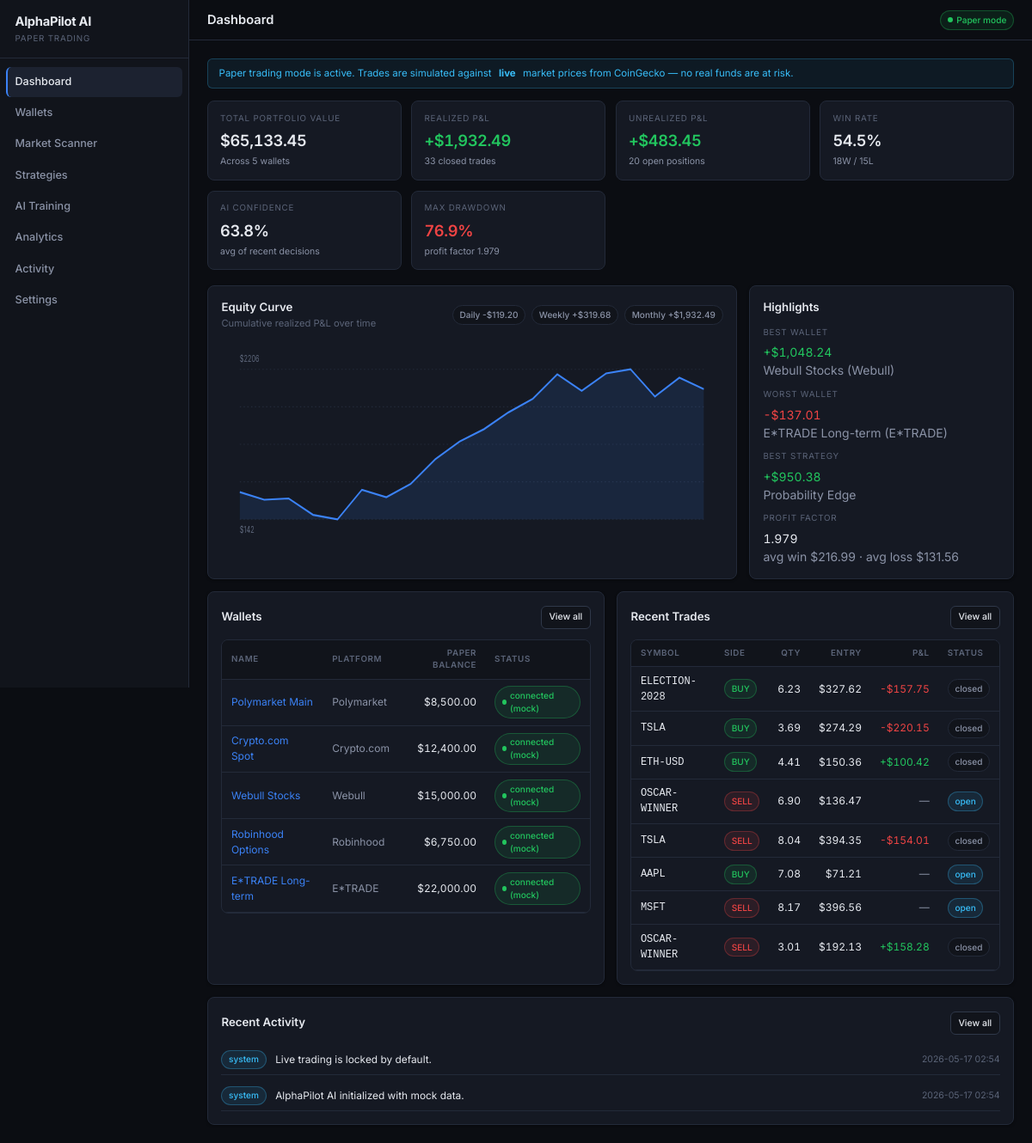
The app's page /, older data.
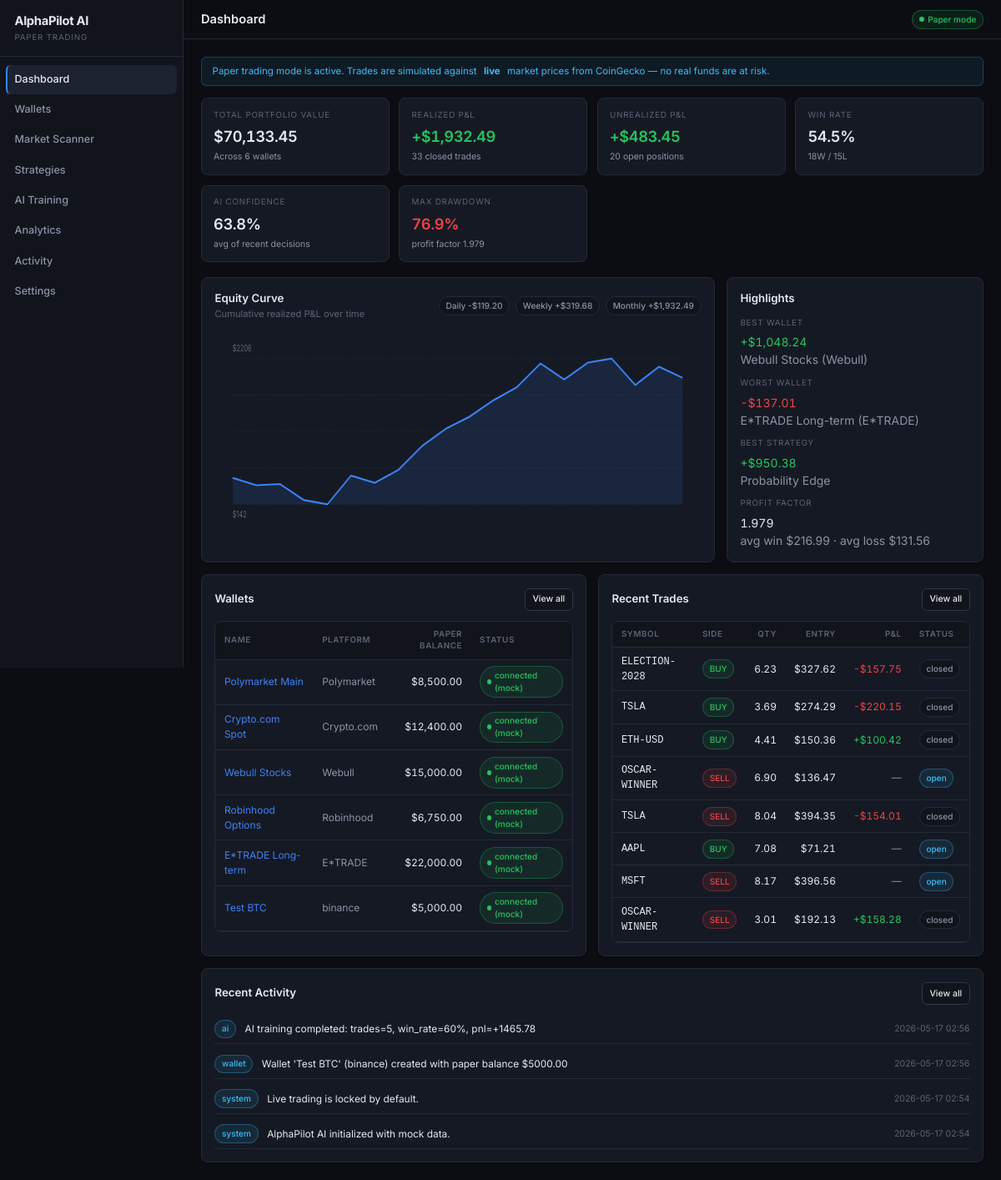
The same page, newer data.
### database/models.py (models this page shows)
class Base(DeclarativeBase):
    pass

class Wallet(Base):
    __tablename__ = "wallets"
    id = Column(Integer, primary_key=True)
    name = Column(String(120), nullable=False)
    platform = Column(String(80), nullable=False)
    paper_balance = Column(Float, default=10_000.0, nullable=False)
    real_balance_placeholder = Column(Float, default=0.0)
    risk_profile = Column(String(40), default="Moderate")
    sandbox_mode = Column(Boolean, default=True)
    paper_trading_only = Column(Boolean, default=True)
    connection_status = Column(String(40), default="disconnected")
    api_status = Column(String(40), default="mock")
    last_synced = Column(DateTime, default=utcnow)
    created_at = Column(DateTime, default=utcnow)
    trades = relationship("PaperTrade", back_populates="wallet", cascade="all,delete")
    positions = relationship("Position", back_populates="wallet", cascade="all,delete")
    credentials = relationship(
        "ApiCredentialPlaceholder", back_populates="wallet", cascade="all,delete"
    )

class PaperTrade(Base):
    __tablename__ = "paper_trades"
    id = Column(Integer, primary_key=True)
    wallet_id = Column(Integer, ForeignKey("wallets.id"), nullable=False)
    strategy_id = Column(Integer, ForeignKey("strategies.id"), nullable=True)
    symbol = Column(String(80), nullable=False)
    market_type = Column(String(40), default="Crypto")
    side = Column(String(10), nullable=False)  # BUY / SELL
    qty = Column(Float, nullable=False)
    entry_price = Column(Float, nullable=False)
    exit_price = Column(Float, nullable=True)
    fees = Column(Float, default=0.0)
    slippage = Column(Float, default=0.0)
    realized_pnl = Column(Float, default=0.0)
    unrealized_pnl = Column(Float, default=0.0)
    confidence = Column(Float, default=0.5)
    status = Column(String(20), default="open")  # open / closed / cancelled
    opened_at = Column(DateTime, default=utcnow)
    closed_at = Column(DateTime, nullable=True)
    notes = Column(Text, default="")
    wallet = relationship("Wallet", back_populates="trades")
    strategy = relationship("Strategy")

class ActivityLog(Base):
    __tablename__ = "activity_logs"
    id = Column(Integer, primary_key=True)
    category = Column(String(60))  # api / paper_trade / ai / risk / settings / etc
    level = Column(String(20), default="info")
    message = Column(Text, nullable=False)
    wallet_id = Column(Integer, ForeignKey("wallets.id"), nullable=True)
    created_at = Column(DateTime, default=utcnow)

### app/web.py (the view)
@router.get("/", response_class=HTMLResponse)
def dashboard(request: Request) -> HTMLResponse:
    summary = portfolio_summary()
    perf = performance_metrics()
    wallets = get_wallets()
    eq = equity_curve_df()
    points: list[dict[str, Any]] = []
    if not eq.empty:
        for _, row in eq.iterrows():
            points.append({"date": str(row["date"]), "equity": float(row["equity"])})
    with session_scope() as s:
        logs = (
            s.query(ActivityLog)
            .order_by(ActivityLog.created_at.desc())
            .limit(8)
            .all()
        )
        recent_logs = [
            {
                "category": l.category,
                "level": l.level,
                "message": l.message,
                "created_at": l.created_at,
            }
            for l in logs
        ]
        trades = (
            s.query(PaperTrade)
            .order_by(PaperTrade.opened_at.desc())
            .limit(8)
            .all()
        )
        wallet_names = {w["id"]: w["name"] for w in wallets}
        recent_trades = [
            {
                "id": t.id,
                "symbol": t.symbol,
                "side": t.side,
                "qty": t.qty,
                "entry_price": t.entry_price,
                "status": t.status,
                "realized_pnl": t.realized_pnl,
                "wallet": wallet_names.get(t.wallet_id, "?"),
                "opened_at": t.opened_at,
            }
            for t in trades
        ]
    return templates.TemplateResponse(request=request, name="dashboard.html", context=_ctx(
            request,
            active="dashboard",
            summary=summary,
            perf=perf,
            wallets=wallets,
            equity_points=points,
            recent_logs=recent_logs,
            recent_trades=recent_trades,
        ),
)

### app/templates/dashboard.html (shortened to what the changed rows need)
{% extends "base.html" %}
{% block content %}
<div class="kpi-grid">
  <div class="kpi">
    <div class="kpi-label">Total Portfolio Value</div>
    <div class="kpi-value tnum">{{ summary.total_portfolio_value | money }}</div>
    <div class="kpi-sub">Across {{ summary.active_wallets }} wallet{{ '' if summary.active_wallets == 1 else 's' }}</div>
  </div>
</div>
<div class="grid grid-2 mb-4">
  <div class="card">
    <div class="table-wrap">
      <table class="table">
        <thead><tr><th>Name</th><th>Platform</th><th class="num">Paper Balance</th><th>Status</th></tr></thead>
        <tbody>
          {% for w in wallets[:6] %}
            <tr>
              <td><a href="/wallets/{{ w.id }}">{{ w.name }}</a></td>
              <td class="text-muted">{{ w.platform }}</td>
              <td class="num tnum">{{ w.paper_balance | money }}</td>
              <td>
                {% if 'connected' in w.connection_status %}
                  <span class="badge badge-good badge-dot">{{ w.connection_status }}</span>
                {% else %}
                  <span class="badge badge-warn badge-dot">{{ w.connection_status }}</span>
                {% endif %}
              </td>
            </tr>
          {% else %}
            <tr><td colspan="4" class="empty">No wallets yet — <a href="/wallets/new">add one</a>.</td></tr>
          {% endfor %}
        </tbody>
      </table>
    </div>
  </div>
  <div class="card">
    <div class="table-wrap">
      <table class="table">
        <thead><tr><th>Symbol</th><th>Side</th><th class="num">Qty</th><th class="num">Entry</th><th class="num">P&amp;L</th><th>Status</th></tr></thead>
        <tbody>
          {% for t in recent_trades %}
            <tr>
              <td class="mono">{{ t.symbol }}</td>
              <td>{% if t.side == 'BUY' %}<span class="badge badge-good">BUY</span>{% else %}<span class="badge badge-bad">SELL</span>{% endif %}</td>
              <td class="num tnum">{{ '%.2f' | format(t.qty) }}</td>
              <td class="num tnum">{{ t.entry_price | money }}</td>
              <td class="num tnum {{ 'text-good' if t.realized_pnl > 0 else ('text-bad' if t.realized_pnl < 0 else 'text-muted') }}">{{ t.realized_pnl | signed if t.status == 'closed' else '—' }}</td>
              <td><span class="badge {{ 'badge-info' if t.status == 'open' else '' }}">{{ t.status }}</span></td>
            </tr>
          {% else %}
            <tr><td colspan="6" class="empty">No trades yet.</td></tr>
          {% endfor %}
        </tbody>
      </table>
    </div>
  </div>
</div>
<div class="card">
  <div class="flex flex-col gap-2">
    {% for log in recent_logs %}
      <div class="flex items-center gap-3" style="padding: 0.4rem 0; border-bottom: 1px solid var(--border);">
        <span class="badge {{ 'badge-warn' if log.level == 'warn' else ('badge-bad' if log.level == 'error' else 'badge-info') }}">{{ log.category }}</span>
        <div style="flex:1; font-size: 0.85rem;">{{ log.message }}</div>
        <div class="text-dim" style="font-size: 0.75rem;">{{ log.created_at | dt }}</div>
      </div>
    {% else %}
      <div class="empty">No activity yet.</div>
    {% endfor %}
  </div>
</div>
{% endblock %}

Row changes from the older to the newer data that the page shows:
added Wallet: name "Test BTC", platform "binance", paper_balance "$5,000.00", connection_status "connected (mock)"
added ActivityLog: category "ai", message "AI training completed: trades=5, win_rate=60%, pnl=+1465.78", created_at|dt "2026-05-17 02:56"
added ActivityLog: category "wallet", message "Wallet 'Test BTC' (binance) created with paper balance $5000.00", created_at|dt "2026-05-17 02:56"
Text that changed along with them:
{{ summary.total_portfolio_value | money }}: "$65,133.45" → "$70,133.45"
{{ summary.active_wallets }}: "5" → "6"
